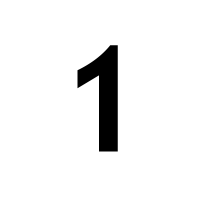
#> input picture 1.png, 200 x 200 px
$ python reseno.py
#> lines starting #> are read from the running program, lines starting #| are printed output that depends on the picture; long printed decimals are rounded


import numpy as np
from matplotlib import pyplot as plt
import cv2
from numba import njit


image2 = cv2.imread('1.png')
#> image2 is the input picture: shape (200, 200, 3); min 0, max 255, mean 240.3
image2 = cv2.cvtColor(image2,cv2.COLOR_RGB2GRAY)
#> image2: shape (200, 200)
image2 = cv2.resize(image2,(20,20))
#> image2: shape (20, 20)
sharp2 = np.array([image2.reshape(400)/255])
print(sharp2.shape)
#| (1, 400)


image3 = cv2.imread('2.png')
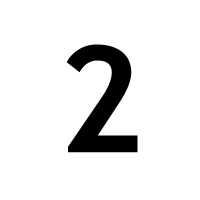
#> input picture 2.png, 200 x 200 px
#> image3 is the input picture: shape (200, 200, 3); min 0, max 255, mean 232.3
image3 = cv2.cvtColor(image3,cv2.COLOR_RGB2GRAY)
#> image3: shape (200, 200)
image3 = cv2.resize(image3,(20,20))
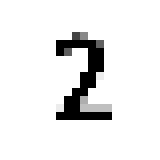
#> image3: shape (20, 20) (shown 8 times larger); min 0, max 255, mean 234
sharp3 = np.array([image3.reshape(400)/255])


image = cv2.imread('0.png')
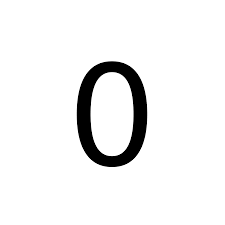
#> input picture 0.png, 225 x 225 px
#> image is the input picture: shape (225, 225, 3); min 0, max 255, mean 239.2
image = cv2.cvtColor(image,cv2.COLOR_RGB2GRAY)
#> image: shape (225, 225)
image = cv2.resize(image,(20,20))
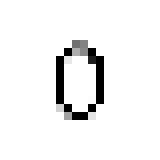
#> image: shape (20, 20) (shown 8 times larger); min 0, max 255, mean 241.3
sharp = np.array([image.reshape(400)/255])


def sigmoid(x):
    shap = x.shape
    a = np.array([])
    for i in x:

        a = np.append(a,(1/(1+np.exp(-i))))
        # print(a)
    return a.reshape(shap)
njit()
def cart():
    def softmax(x):
        a = np.array([])

        for i in x[0]:


            a = np.append(a,(np.exp(i/100))/(np.sum(np.exp(x/100))))

        return np.array([a])

    def relu(x):
        a = np.array([])

        for i in x[0]:
            if i < 0:
                a = np.append(a,0)
            if i >= 0 and i <300:
                # print(i)
                a = np.append(a,i)
            if i >= 300:
                a = np.append(a,300)

        return np.array([a])

    train_input = np.append(sharp,sharp2,axis=0)

    train_input = np.append(train_input,sharp3,axis=0)


    train_outpu = np.array([[1,0,0],[0,1,0],[0,0,1]])


    weights1 = 2 * np.random.random((200,400)) - 1
    weights2 = 2 * np.random.random((100,200)) - 1
    weights3=  2 * np.random.random((30,100)) - 1
    weights4 = 2 * np.random.random((3,30)) - 10.


    biass1 = np.array([np.ones(200)])
    biass2 = np.array([np.ones(100)])
    biass3 = np.array([np.ones(30)])
    biass4 = np.array([np.ones(3)])


    for i in range(1000):

        for tes in range(len(train_input)):


            train = np.array([train_input[tes]])
            traino = np.array(train_outpu[tes])
            h1 = relu(np.dot(train , weights1.T) + biass1)

            h2 = relu(np.dot(h1 , weights2.T) + biass2)

            h3 = relu(np.dot(h2, weights3.T) + biass3)
            o1 = softmax(np.dot(h3 , weights4.T) + biass4)


            o1 = np.array(o1)
            h1 = np.array(h1)
            h2 = np.array(h2)
            h3 = np.array(h3)

            #
            # print(traino.shape , o1.shape)
            error_o = traino - o1

            error_h3 = np.dot(error_o , weights4)

            error_h2 = np.dot(error_h3, weights3)
            error_h1 = np.dot(error_h2, weights2)

            weights1 += np.dot((0.0001*np.array(error_h1*h1*(np.array(1)-h1))).T,np.array(train))
            weights2 += np.dot( 0.0001*np.array(error_h2*h2*(np.array(1)-h2)).T,np.array(h1) )
            weights3 += np.dot((0.0001*np.array(error_h3*h3*(np.array(1)-h3))).T,np.array(h2))
            weights4 += np.dot((0.0001*np.array(error_o * o1 * (np.array(1) - o1))).T, np.array(h3))


            biass1 += error_h1*h1*(np.array(1)-h1)
            biass2 += error_h2*h2*(np.array(1)-h2)
            biass3 += error_h3 * h3 * (np.array(1) - h3)
            biass4 += error_o * o1 * (np.array(1) - o1)
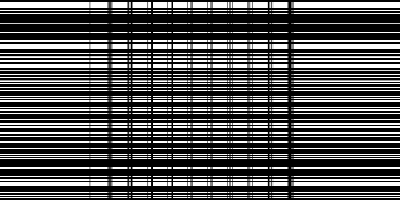
#> weights1: shape (200, 400) float64; min -1.05e+16, max 1.07e+27, mean 3.34e+26; drawn with min black and max white
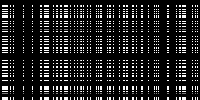
#> weights2: shape (100, 200) float64; min -9684.1, max 1.31e+14, mean 1.68e+13; drawn with min black and max white
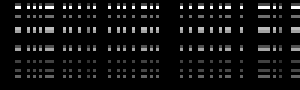
#> weights3: shape (30, 100) float64 (shown 3 times larger); min -1216.7, max 9271320.7, mean 591422.8; drawn with min black and max white
#> after the loop, biass4 = [[1, 0.995, 1]]

    # [25 lines of commented-out code are left out]

    print(o1[0][0])
    print(o1[0][1])
    print(o1[0][2])
    train = sharp
    h1 = relu(np.dot(train, weights1.T) + biass1)

    h2 = relu(np.dot(h1, weights2.T) + biass2)

    h3 = relu(np.dot(h2, weights3.T) + biass3)
    o1 = softmax(np.dot(h3, weights4.T) + biass4)
#> o1 = [[2.3e-12, 1, 1.84e-11]]
    print(o1[0][0])
#| 2.2955055490449566e-12
    print(o1[0][1])
#| 1
    print(o1[0][2])
#| 1.8363089017241502e-11

cart()
